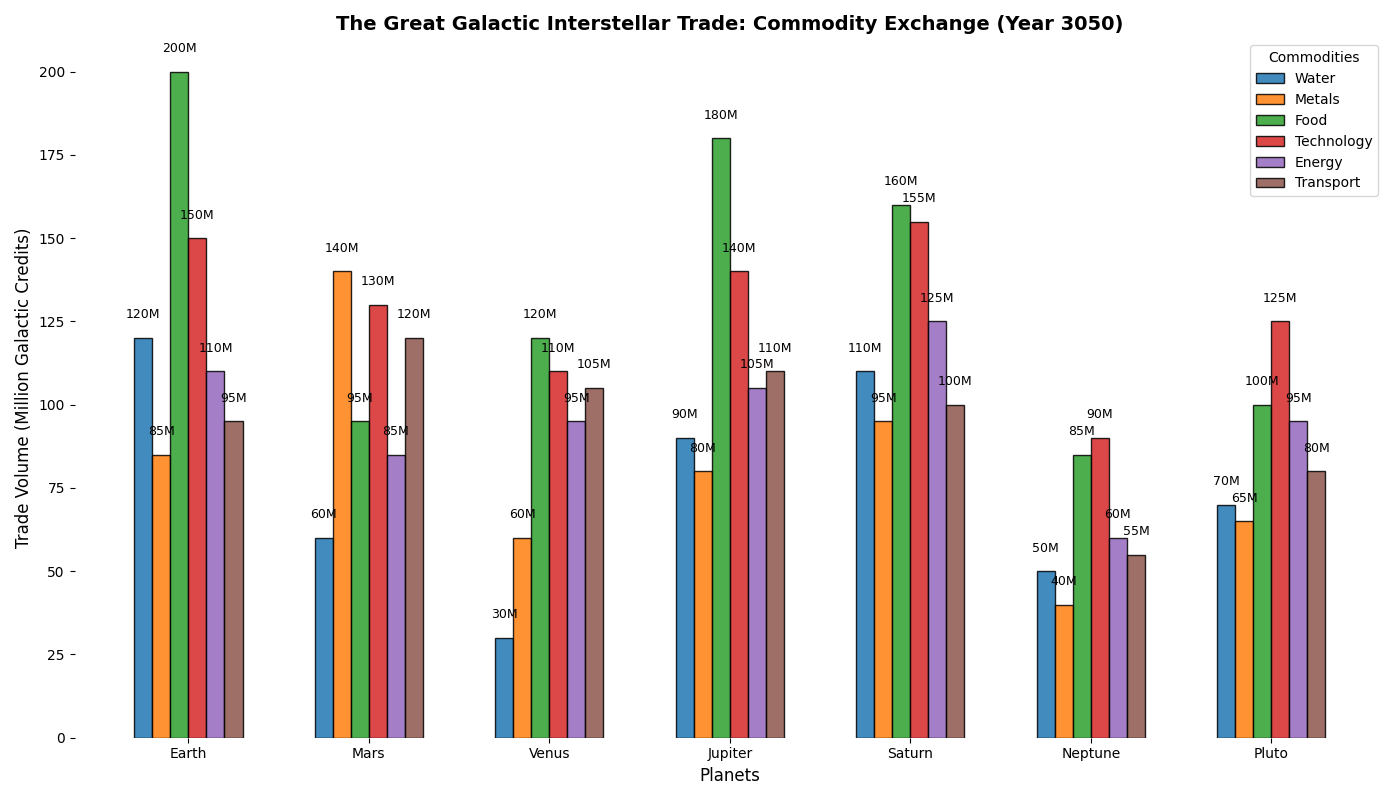

Python code for this plot:
import matplotlib.pyplot as plt
import numpy as np

# Data for the plot
planets = ['Earth', 'Mars', 'Venus', 'Jupiter', 'Saturn', 'Neptune', 'Pluto']
commodities = ['Water', 'Metals', 'Food', 'Technology', 'Energy', 'Transport']
trade_volumes = {
    'Water': [120, 60, 30, 90, 110, 50, 70],
    'Metals': [85, 140, 60, 80, 95, 40, 65],
    'Food': [200, 95, 120, 180, 160, 85, 100],
    'Technology': [150, 130, 110, 140, 155, 90, 125],
    'Energy': [110, 85, 95, 105, 125, 60, 95],
    'Transport': [95, 120, 105, 110, 100, 55, 80],
}
colors = ['#1f77b4', '#ff7f0e', '#2ca02c', '#d62728', '#9467bd', '#8c564b']

# Initialize the plot
fig, ax = plt.subplots(figsize=(14, 8))

# Define bar width and the initial positions
bar_width = 0.1
bar_positions = np.arange(len(planets))

# Create grouped bar chart
for i, commodity in enumerate(commodities):
    ax.bar(bar_positions + i * bar_width, trade_volumes[commodity], width=bar_width, color=colors[i], edgecolor='black', label=commodity, alpha=0.85)

# Add labels above the bars
for i, planet in enumerate(planets):
    for j, commodity in enumerate(commodities):
        val = trade_volumes[commodity][i]
        if val > 15:
            ax.text(i + j * bar_width, val + 5, f'{val}M', ha='center', va='bottom', color='black', fontsize=9)

# Set axis labels and title
ax.set_xticks(bar_positions + bar_width * (len(commodities) - 1) / 2)
ax.set_xticklabels(planets)
ax.set_xlabel("Planets", fontsize=12)
ax.set_ylabel("Trade Volume (Million Galactic Credits)", fontsize=12)
ax.set_title("The Great Galactic Interstellar Trade: Commodity Exchange (Year 3050)", fontsize=14, fontweight='bold')

ax.set_frame_on(False)
ax.grid(False)
ax.legend(title='Commodities')

plt.tight_layout()
plt.show()
